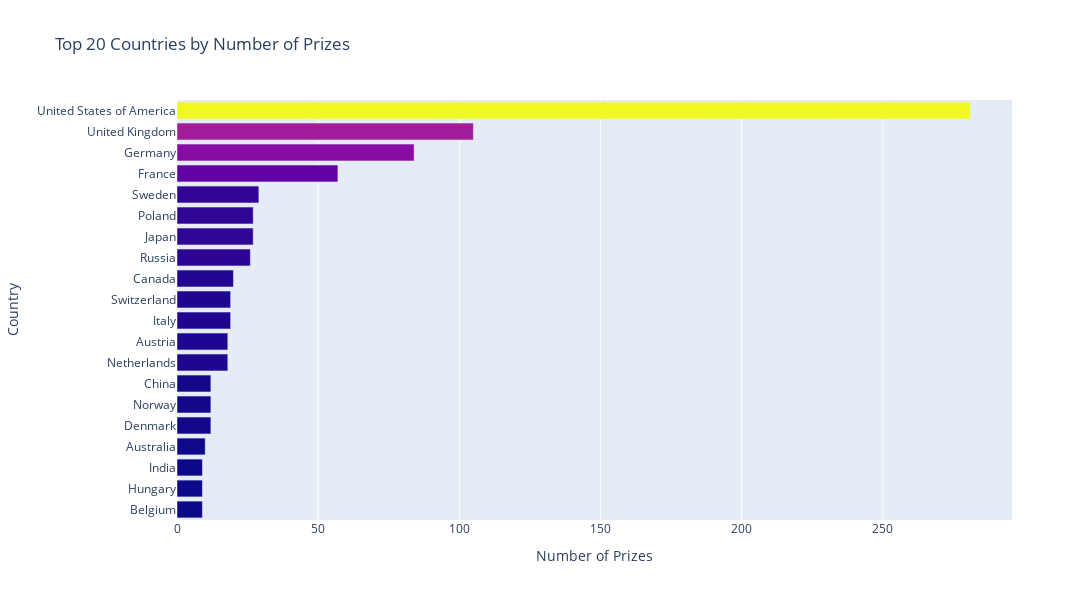

The notebook cell saved with this chart:
### Code cell
fig = px.bar(x=top20_countries.prize, 
             y=top20_countries.birth_country_current, 
             orientation='h',
             title="Top 20 Countries by Number of Prizes",
             color=top20_countries.prize,
             width=1280,
             height=600)
fig.update_layout(coloraxis_showscale=False,
                  xaxis_title="Number of Prizes",
                  yaxis_title="Country")
fig.show()

### Figure 1 — Plotly figure (JSON) as saved in the notebook; plotly's stock layout.template omitted (floating-point values rounded to 4 significant figures)
{"data": [{"alignmentgroup": "True", "hovertemplate": "x=%{x}<br>y=%{y}<br>color=%{marker.color}<extra></extra>", "legendgroup": "", "marker": {"color": [9, 9, 9, 10, 12, 12, 12, 18, 18, 19, 19, 20, 26, 27, 27, 29, 57, 84, 105, 281], "coloraxis": "coloraxis", "pattern": {"shape": ""}}, "name": "", "offsetgroup": "", "orientation": "h", "showlegend": false, "textposition": "auto", "type": "bar", "x": [9, 9, 9, 10, 12, 12, 12, 18, 18, 19, 19, 20, 26, 27, 27, 29, 57, 84, 105, 281], "xaxis": "x", "y": ["Belgium", "Hungary", "India", "Australia", "Denmark", "Norway", "China", "Netherlands", "Austria", "Italy", "Switzerland", "Canada", "Russia", "Japan", "Poland", "Sweden", "France", "Germany", "United Kingdom", "United States of America"], "yaxis": "y"}], "layout": {"barmode": "relative", "coloraxis": {"colorbar": {"title": {"text": "color"}}, "colorscale": [[0, "#0d0887"], [0.1111, "#46039f"], [0.2222, "#7201a8"], [0.3333, "#9c179e"], [0.4444, "#bd3786"], [0.5556, "#d8576b"], [0.6667, "#ed7953"], [0.7778, "#fb9f3a"], [0.8889, "#fdca26"], [1, "#f0f921"]], "showscale": false}, "height": 600, "legend": {"tracegroupgap": 0}, "title": {"text": "Top 20 Countries by Number of Prizes"}, "width": 1280, "xaxis": {"anchor": "y", "domain": [0, 1], "title": {"text": "Number of Prizes"}}, "yaxis": {"anchor": "x", "domain": [0, 1], "title": {"text": "Country"}}}}
